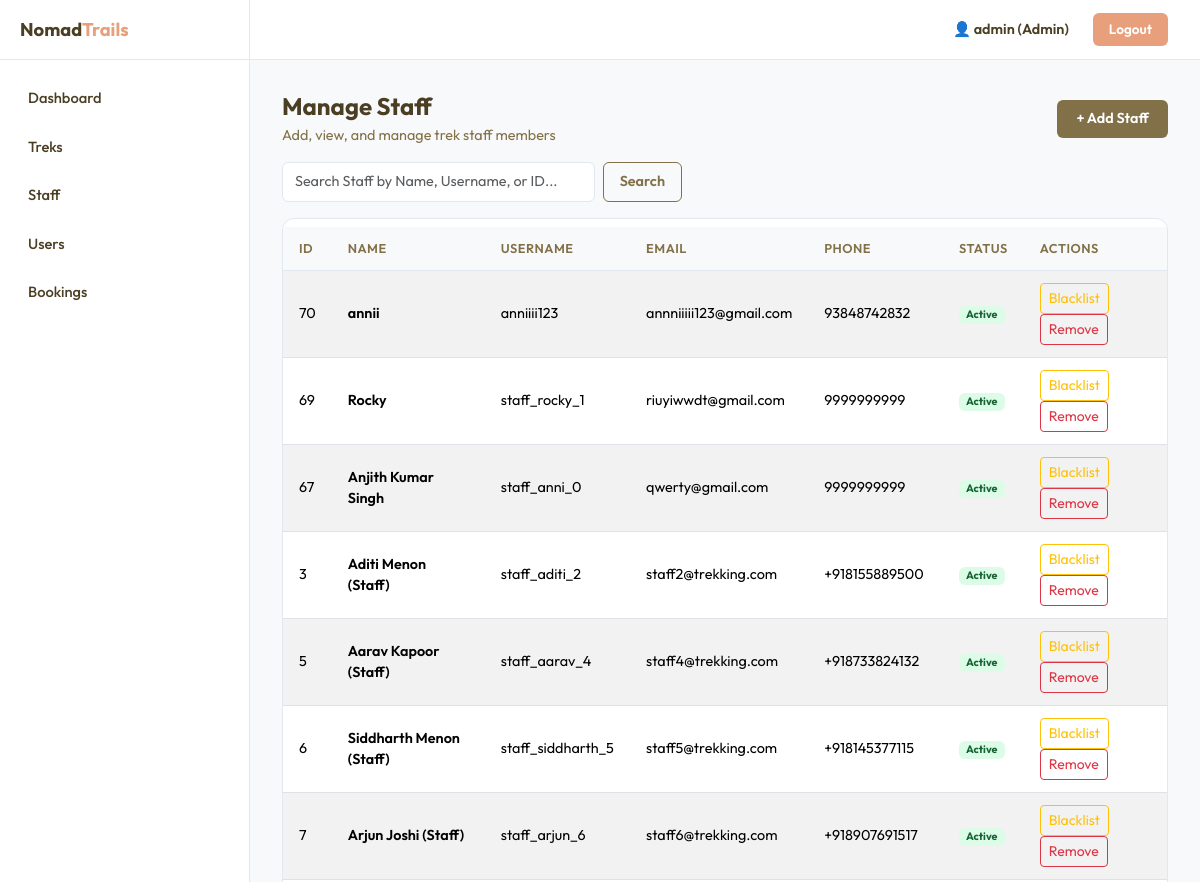
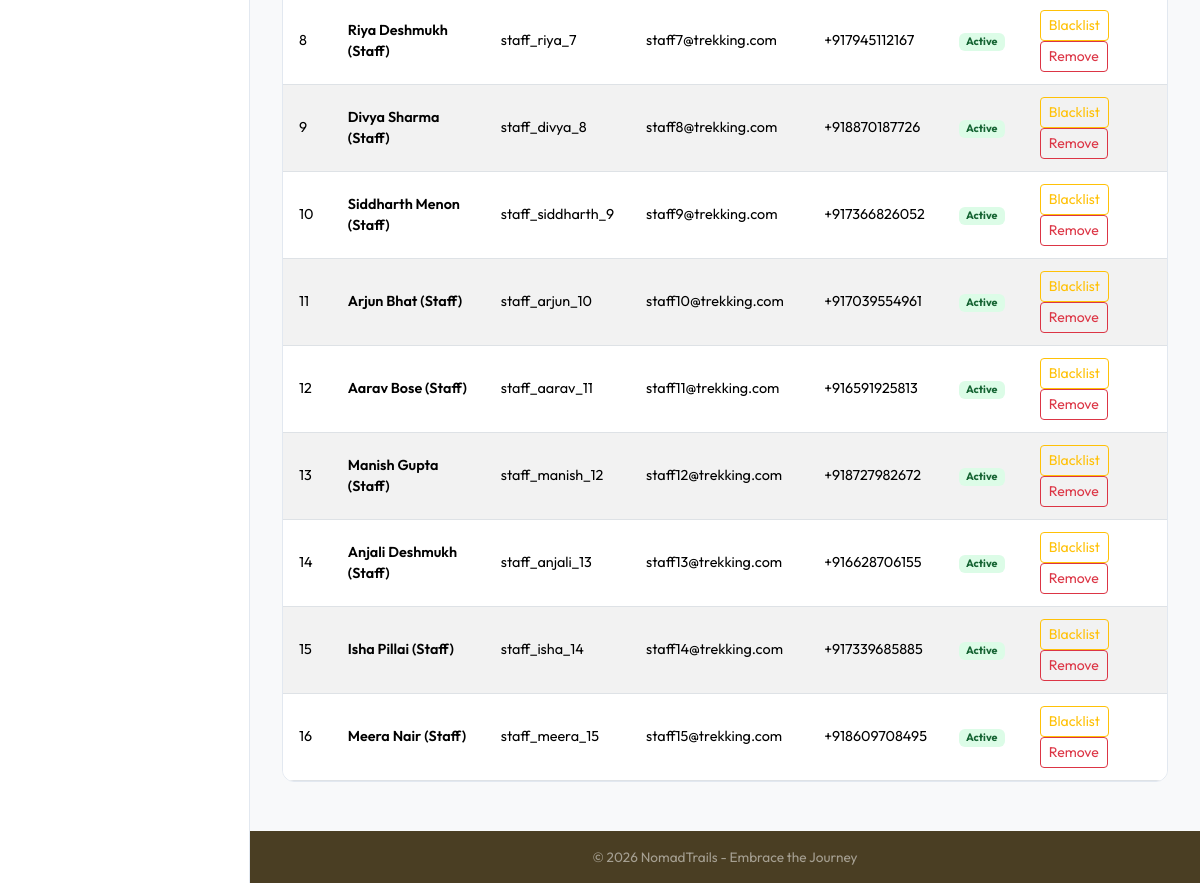
Screenshot of /admin/staff (signed in) with the database file from the repository (2 pictures, top to bottom).
### models.py (models this page shows, shortened)
class User(UserMixin, db.Model):
    __tablename__ = "users"
    id = db.Column(db.Integer, primary_key=True)
    username = db.Column(db.String(80), unique=True, nullable=False)
    email = db.Column(db.String(120), unique=True, nullable=False)
    password = db.Column(db.String(256), nullable=False)
    full_name = db.Column(db.String(120), nullable=False)
    phone = db.Column(db.String(20), default="")
    role = db.Column(db.String(10), nullable=False, default="user")  # admin, staff, user
    status = db.Column(db.String(15), nullable=False, default="active")  # active, blacklisted
    bio = db.Column(db.Text, default="")
    created_at = db.Column(db.DateTime, default=datetime.utcnow)
    bookings = db.relationship("Booking", backref="user", lazy=True)
    assigned_treks = db.relationship("Trek", backref="staff", lazy=True, foreign_keys="Trek.assigned_staff_id")

### routes/admin.py (the view)
@admin_controller.route("/staff")
def admin_staff():
    if "user_id" not in session:
        flash("Please log in first.", "warning")
        return redirect(get_url("auth.index"))
    if session.get("role") != "admin":
        flash("Access denied.", "danger")
        return redirect(get_url("auth.index"))
    q = request.args.get("q", "").strip()
    query = db.session.query(User).filter_by(role="staff")
    if q:
        filters = [User.full_name.ilike(f"%{q}%"), User.username.ilike(f"%{q}%")]
        if q.isdigit():
            filters.append(User.id == int(q))
        query = query.filter(db.or_(*filters))
    staff = query.order_by(User.created_at.desc()).all()
    return render("admin/staff.html", staff=staff, q=q)

### app.py (called while the page is built)
@app.before_request
def before_request():
    g.user = None
    if "user_id" in session:
        g.user = db.session.query(User).get(session["user_id"])

### templates/admin/staff.html (shortened to what this page needs)
{% extends "base.html" %}
{% block content %}
<div class="section-title-box d-flex justify-content-between align-items-center">
  <div>
    <h2>Manage Staff</h2>
    <p>Add, view, and manage trek staff members</p>
  </div>
  <a href="{{ url_for('admin.admin_add_staff') }}" class="btn btn-primary-custom">+ Add Staff</a>
</div>
<form method="GET" action="{{ url_for('admin.admin_staff') }}" class="d-flex mb-3" style="max-width: 400px;">
  <input type="text" name="q" value="{{ q }}" class="form-control me-2" placeholder="Search Staff by Name, Username, or ID...">
  <button class="btn btn-outline-custom" type="submit">Search</button>
</form>
<div class="data-panel">
  <div class="table-responsive">
    <table class="table table-striped table-hover mt-2">
      <thead>
        <tr><th>ID</th><th>Name</th><th>Username</th><th>Email</th><th>Phone</th><th>Status</th><th>Actions</th></tr>
      </thead>
      <tbody>
      {% for s in staff %}
      <tr>
        <td>{{ s.id }}</td>
        <td class="fw-semibold">{{ s.full_name }}</td>
        <td>{{ s.username }}</td>
        <td>{{ s.email }}</td>
        <td>{{ s.phone or '—' }}</td>
        <td><span class="badge badge-{{ s.status }}">{{ s.status|capitalize }}</span></td>
        <td>
          <form method="POST" action="{{ url_for('admin.admin_toggle_staff', sid=s.id) }}" class="d-inline">
            {% if s.status == 'pending' %}
            <button class="btn btn-sm btn-outline-success">Approve</button>
            {% elif s.status == 'active' %}
            <button class="btn btn-sm btn-outline-warning">Blacklist</button>
            {% else %}
            <button class="btn btn-sm btn-outline-success">Activate</button>
            {% endif %}
          </form>
          <form method="POST" action="{{ url_for('admin.admin_remove_staff', sid=s.id) }}" class="d-inline"
                onsubmit="return confirm('Remove this staff member?')">
            <button class="btn btn-sm btn-outline-danger">Remove</button>
          </form>
        </td>
      </tr>
      {% else %}
      <tr><td colspan="7" class="empty-state"><h5>No staff members</h5><p>Add your first staff member</p></td></tr>
      {% endfor %}
      </tbody>
    </table>
  </div>
</div>
{% endblock %}

### rows the page displays
User: id "70", full_name "annii", username "anniiii123", email "annniiiii123@gmail.com", phone "93848742832", status "Active", shows "Blacklist"
User: id "69", full_name "Rocky", username "staff_rocky_1", email "riuyiwwdt@gmail.com", phone "9999999999", status "Active", shows "Blacklist"
User: id "67", full_name "Anjith Kumar Singh", username "staff_anni_0", email "qwerty@gmail.com", phone "9999999999", status "Active", shows "Blacklist"
User: id "3", full_name "Aditi Menon (Staff)", username "staff_aditi_2", email "staff2@trekking.com", phone "+918155889500", status "Active", shows "Blacklist"
User: id "5", full_name "Aarav Kapoor (Staff)", username "staff_aarav_4", email "staff4@trekking.com", phone "+918733824132", status "Active", shows "Blacklist"
User: id "6", full_name "Siddharth Menon (Staff)", username "staff_siddharth_5", email "staff5@trekking.com", phone "+918145377115", status "Active", shows "Blacklist"
User: id "7", full_name "Arjun Joshi (Staff)", username "staff_arjun_6", email "staff6@trekking.com", phone "+918907691517", status "Active", shows "Blacklist"
User: id "8", full_name "Riya Deshmukh (Staff)", username "staff_riya_7", email "staff7@trekking.com", phone "+917945112167", status "Active", shows "Blacklist"
User: id "9", full_name "Divya Sharma (Staff)", username "staff_divya_8", email "staff8@trekking.com", phone "+918870187726", status "Active", shows "Blacklist"
User: id "10", full_name "Siddharth Menon (Staff)", username "staff_siddharth_9", email "staff9@trekking.com", phone "+917366826052", status "Active", shows "Blacklist"
User: id "11", full_name "Arjun Bhat (Staff)", username "staff_arjun_10", email "staff10@trekking.com", phone "+917039554961", status "Active", shows "Blacklist"
User: id "12", full_name "Aarav Bose (Staff)", username "staff_aarav_11", email "staff11@trekking.com", phone "+916591925813", status "Active", shows "Blacklist"
User: id "13", full_name "Manish Gupta (Staff)", username "staff_manish_12", email "staff12@trekking.com", phone "+918727982672", status "Active", shows "Blacklist"
User: id "14", full_name "Anjali Deshmukh (Staff)", username "staff_anjali_13", email "staff13@trekking.com", phone "+916628706155", status "Active", shows "Blacklist"
User: id "15", full_name "Isha Pillai (Staff)", username "staff_isha_14", email "staff14@trekking.com", phone "+917339685885", status "Active", shows "Blacklist"
User: id "16", full_name "Meera Nair (Staff)", username "staff_meera_15", email "staff15@trekking.com", phone "+918609708495", status "Active", shows "Blacklist"

### other values shown
{{ session.get('username','') }} "admin"
{{ session.get('role')|capitalize }} "Admin"
